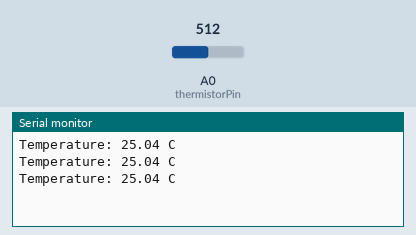
Simulated run of this sketch. Board: Arduino Uno, built with avr-gcc and run on an emulated ATmega328P. Parts: the last lines printed to the serial monitor. The test bench sets the inputs (shaded band); at power-on: A0 (thermistorPin) = 512.

Above: at 1.2 s.
1.3 s: A0 (thermistorPin) set to 716
At 1.9 s:
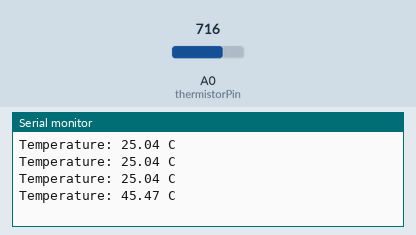
2.8 s: A0 (thermistorPin) set to 900
At 3.4 s:
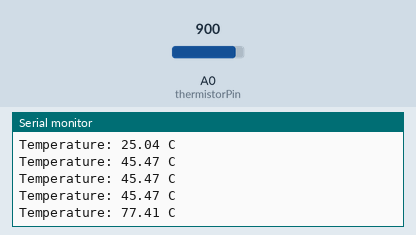
Timing chart, 0 to 5.8 s (numbered marks = the images above; inputs shaded):
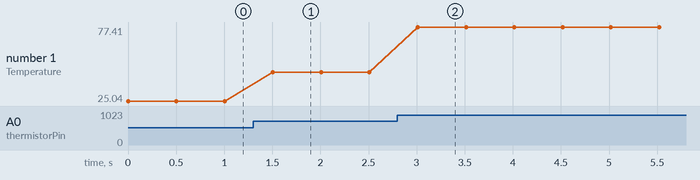

The sketch:

TempSensor.ino
```cpp
//Analog temperature sensor
const int thermistorPin = A0;
const double BOARD_RESISTANCE = 10000; // Resistor on board
const double SHC1 = 0.001129148, SHC2 = 0.000234125, SHC3 = 0.0000000876741;  // Steinhart-Hart coeficients for thermistor
double resistance, logResistance;

void setup() {
  Serial.begin(9600);
}

void loop() {
  Serial.print("Temperature: ");
  Serial.print(getTemperature() - 273.15);
  Serial.println(" C");
  getTemperature();
  delay(500);
}

/**
 * Returns the temperature in Kelvin
 */
double getTemperature() {
  resistance = BOARD_RESISTANCE * (1023.0 / (double) analogRead(thermistorPin) - 1.0); // resistance on thermistor
  logResistance = log(resistance);
  return 1.0 / (SHC1 + SHC2*logResistance + SHC3*pow(logResistance, 3));
}
```

Measured:
- after the input at 1.3 s, the serial monitor: prints a new line after 0.21 s (image 1)
- after the input at 2.8 s, the serial monitor: prints a new line after 0.21 s (image 2)
- plotted number 1: 25.04 → 45.47 after the input at 1.3 s, 45.47 → 77.41 after the input at 2.8 s
